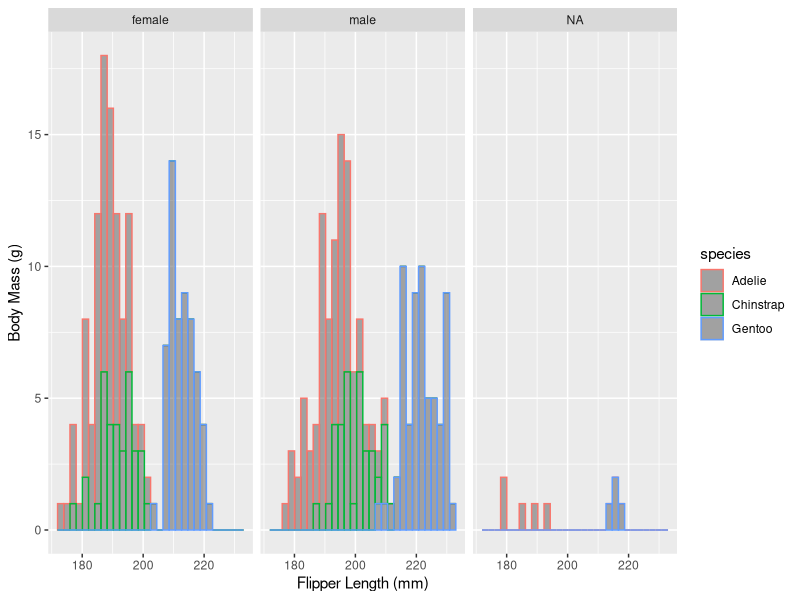
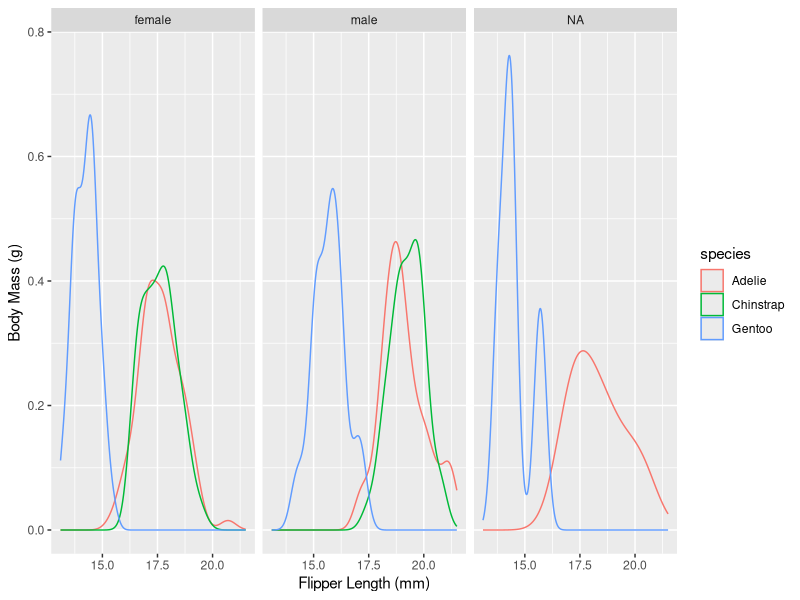
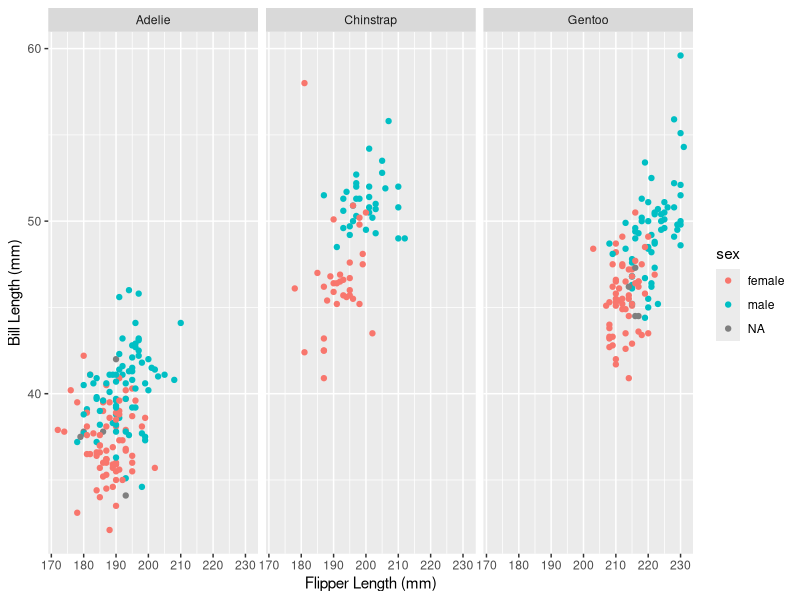
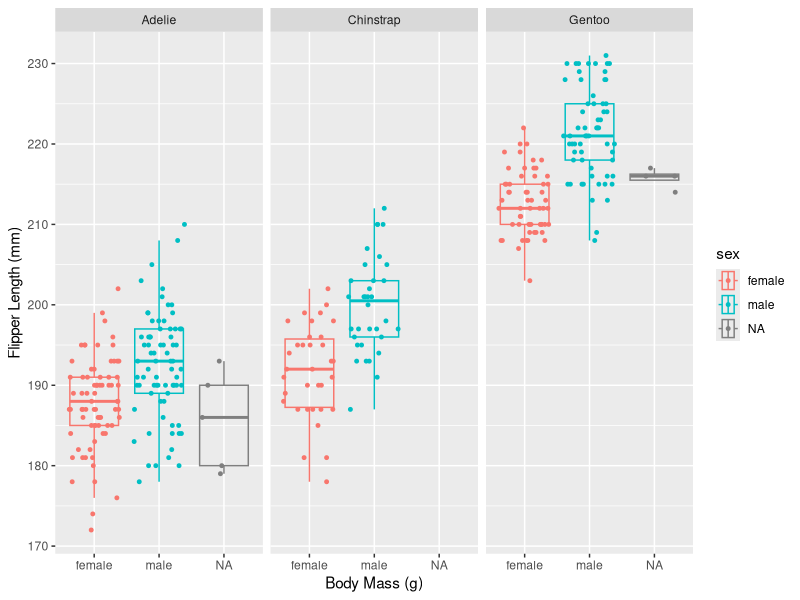
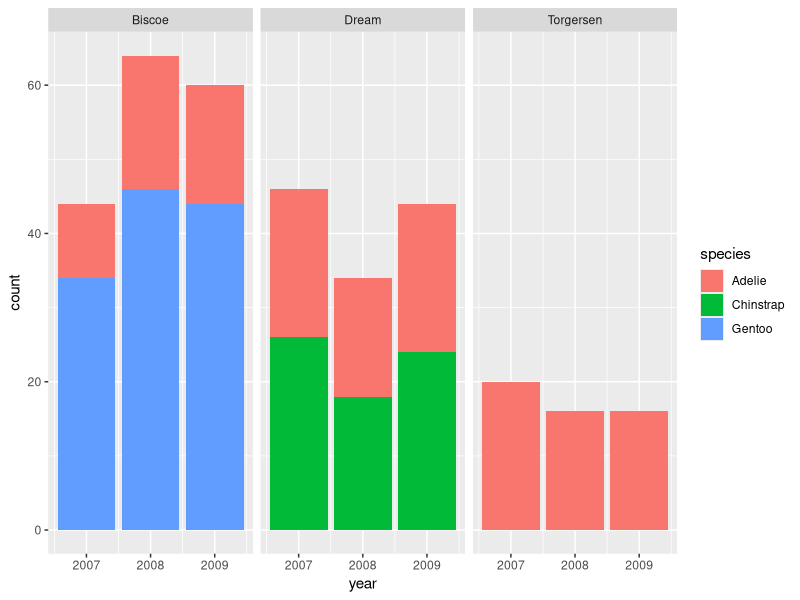

These figures' R source, in order:
## ---- chunk 1
library(tidyverse)
library(palmerpenguins)
## ---- chunk 2
penguins %>%
  ggplot() + geom_histogram(aes(x=flipper_length_mm, color=species), alpha = 0.5) + xlab("Flipper Length (mm)") + ylab("Body Mass (g)") + facet_wrap(~sex, ncol=3)
## ---- chunk 3
penguins %>%
  ggplot() + geom_density(aes(x=bill_depth_mm, color=species), alpha = 0.5) + xlab("Flipper Length (mm)") + ylab("Body Mass (g)") + facet_wrap(~sex, ncol=3)
## ---- chunk 4
penguins %>%
  ggplot(aes(x=flipper_length_mm, y=bill_length_mm, color=sex)) + geom_point() + xlab("Flipper Length (mm)") + ylab("Bill Length (mm)") + facet_wrap(~ species, ncol=3)
## ---- chunk 5
penguins %>%
  ggplot(aes(x=flipper_length_mm, y=sex, color=sex)) + geom_boxplot(outlier.alpha = 0, alpha=0) + geom_jitter(width = 0, size=1) + xlab("Flipper Length (mm)") + ylab("Body Mass (g)") + facet_wrap(~species) + coord_flip()
## ---- chunk 6
penguins %>%
  ggplot() +
  geom_bar(mapping = aes(x=year, fill=species)) +
  facet_wrap(~island)
